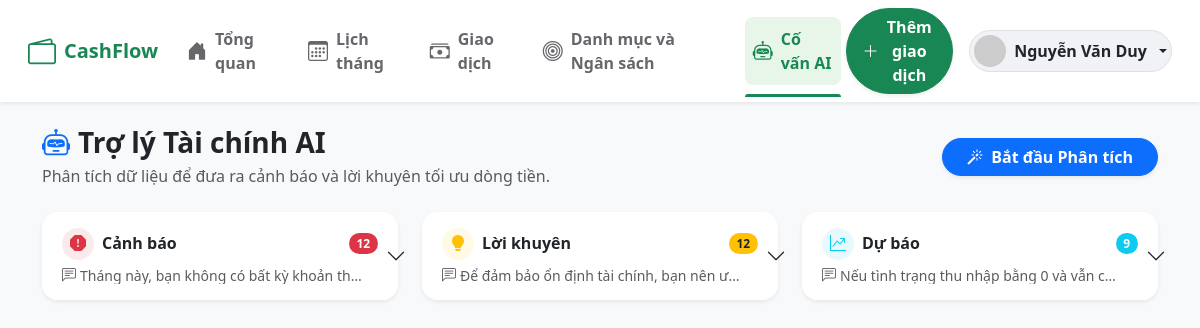
Page /GUI/pages/ai/advisor.php (signed in) on the committed database.
### tables this page shows
CREATE TABLE `ai_insights` (
  `id` int(11) NOT NULL,
  `user_id` int(11) NOT NULL,
  `type` enum('anomaly','forecast','advice') NOT NULL,
  `content` text NOT NULL,
  `is_read` tinyint(1) DEFAULT 0,
  `created_at` datetime DEFAULT current_timestamp()
);

### autoload.php (called while the page is built, shortened)
<?php
spl_autoload_register(function ($class_name) {
    $directories = [
        'config/',
        'DTO/',
        'DAL/',
        'BUS/',
        'GUI/controllers/',
        'helpers/',
        'middleware/'
    ];
    foreach ($directories as $directory) {
        $file = __DIR__ . '/' . $directory . $class_name . '.php';
        if (file_exists($file)) {
            return;
        }
    }
});
?>

### config/database.php (called while the page is built, shortened)
<?php
require_once __DIR__ . '/../vendor/autoload.php';
$dotenv = Dotenv\Dotenv::createImmutable(__DIR__ . '/../');
class Database {
    private static $instance = null;
    private $charset = 'utf8mb4';
    private function __construct() {
        $this->host = $_ENV['DB_HOST'];
        $this->db   = $_ENV['DB_NAME'];
        $this->user = $_ENV['DB_USER'];
        $this->pass = $_ENV['DB_PASS'];
        $dsn = "mysql:host=$this->host;dbname=$this->db;charset=$this->charset";
        $options = [
            PDO::ATTR_ERRMODE            => PDO::ERRMODE_EXCEPTION,
            PDO::ATTR_DEFAULT_FETCH_MODE => PDO::FETCH_ASSOC,
            PDO::ATTR_EMULATE_PREPARES   => false,
        ];
        try {
            $this->conn = new PDO($dsn, $this->user, $this->pass, $options);
        } catch (\PDOException $e) {
            throw new \PDOException($e->getMessage(), (int)$e->getCode());
        }
    }
    public static function getInstance() {
        if (self::$instance == null) {
            self::$instance = new Database();
        }
        return self::$instance->conn;
    }
}
?>

### BUS/AiAdvisorBUS.php (called while the page is built, shortened)
<?php
require_once __DIR__ . '/../DAL/AiInsightDAL.php';
class AiAdvisorBUS
{
    private AiInsightDal $aiDal;
    public function __construct()
    {
        $this->aiDal = new AiInsightDAL();
    }
    public function getUserInsights(int $user_id): array
    {
        return $this->aiDal->getInsightsByUser($user_id, 100);
    }
}

### DAL/AiInsightDAL.php (called while the page is built, shortened)
<?php
require_once __DIR__ . '/../config/database.php';
class AiInsightDAL
{
    private PDO $db;
    public function __construct() {
        $this->db = Database::getInstance();
    }
    public function getInsightsByUser(int $user_id, int $limit = 10): array {
        $sql = "SELECT id, type, content, is_read, created_at
                FROM ai_insights
                WHERE user_id = :user_id
                ORDER BY created_at DESC
                LIMIT :limit_count";
        $stmt = $this->db->prepare($sql);
        $stmt->bindValue(':user_id',     $user_id, PDO::PARAM_INT);
        $stmt->bindValue(':limit_count', $limit,   PDO::PARAM_INT);
        $stmt->execute();
        return $stmt->fetchAll(PDO::FETCH_ASSOC);
    }
}

### GUI/pages/ai/advisor.php (the view, shortened to what this page needs)
<?php
require_once __DIR__ . '/../../../autoload.php';
$aiBus = new AiAdvisorBUS();
$insights = $aiBus->getUserInsights($_SESSION['user_id']);
$anomalies = [];
$advices = [];
$forecasts = [];
foreach ($insights as $insight) {
    if ($insight['type'] === 'anomaly') {
        $anomalies[] = $insight;
    } elseif ($insight['type'] === 'advice') {
        $advices[] = $insight;
    } elseif ($insight['type'] === 'forecast') {
        $forecasts[] = $insight;
    }
}
?>
<!DOCTYPE html>
<html lang="vi">
<head>
    <link href="https://cdn.jsdelivr.net/npm/bootstrap@5.3.0/dist/css/bootstrap.min.css" rel="stylesheet">
    <link rel="stylesheet" href="https://cdn.jsdelivr.net/npm/bootstrap-icons@1.11.1/font/bootstrap-icons.css">
    <link rel="stylesheet" href="../../assets/css/style.css">
</head>
<body class="bg-light">
    <?php require_once __DIR__ . '/../../components/header.php'; ?>
    <main class="container py-4 mb-5">
        <div class="row mb-4 align-items-center g-3">
            <div class="col-12 col-md-8">
                <h3 class="fw-bold text-dark mb-1"><i class="bi bi-robot me-2 text-primary"></i>Trợ lý Tài chính AI</h3>
                <p class="text-muted mb-0">Phân tích dữ liệu để đưa ra cảnh báo và lời khuyên tối ưu dòng tiền.</p>
            </div>
            <div class="col-12 col-md-4 text-md-end">
                <form action="../../controllers/AiController.php" method="POST">
                    <button type="submit" class="btn btn-primary rounded-pill px-4 fw-bold shadow-sm">
                        <i class="bi bi-magic me-1"></i> Bắt đầu Phân tích
                    </button>
                </form>
            </div>
        </div>
        <?php if (empty($insights)): ?>
            <div class="card border-0 shadow-sm rounded-4 text-center py-5 bg-white">
                <i class="bi bi-cpu text-muted mb-3" style="font-size: 4rem; opacity: 0.3;"></i>
                <h5 class="fw-bold text-dark">Chưa có dữ liệu phân tích nào</h5>
                <p class="text-muted mb-0">Hãy bấm nút "Bắt đầu Phân tích" để AI quét dữ liệu của bạn.</p>
            </div>
        <?php else: ?>
            <div class="row g-4">
                <div class="col-12 col-lg-4">
                    <?php if (empty($anomalies)): ?>
                        <div class="d-flex align-items-center mb-3">
                            <div class="bg-danger bg-opacity-10 text-danger rounded-circle p-2 me-2 d-flex align-items-center justify-content-center" style="width: 36px; height: 36px;"><i class="bi bi-exclamation-octagon-fill"></i></div>
                            <h5 class="fw-bold text-dark mb-0">Cảnh báo</h5>
                        </div>
                        <p class="text-muted small fst-italic">Không có khoản chi tiêu bất thường nào!</p>
                    <?php else: ?>
                        <div class="accordion shadow-sm rounded-4 border-0" id="accAnomaly">
                            <div class="accordion-item border-0 rounded-4">
                                <h2 class="accordion-header">
                                    <button class="accordion-button collapsed rounded-4 bg-white" type="button" data-bs-toggle="collapse" data-bs-target="#colAnomaly">
                                        <div class="d-flex flex-column w-100 me-2">
                                            <div class="d-flex align-items-center">
                                                <div class="bg-danger bg-opacity-10 text-danger rounded-circle p-1 me-2 d-flex align-items-center justify-content-center" style="width: 32px; height: 32px;"><i class="bi bi-exclamation-octagon-fill"></i></div>
                                                <h6 class="fw-bold text-dark mb-0">Cảnh báo</h6>
                                                <span class="badge bg-danger ms-auto rounded-pill"><?= count($anomalies) ?></span>
                                            </div>
                                            <div class="mt-2 text-muted small text-truncate" style="max-width: 95%;">
                                                <i class="bi bi-chat-left-text me-1"></i><?= htmlspecialchars(mb_substr($anomalies[0]['content'], 0, 60, 'UTF-8')) ?>...
                                            </div>
                                        </div>
                                    </button>
                                </h2>
                            </div>
                        </div>
                    <?php endif; ?>
                </div>
                <div class="col-12 col-lg-4">
                    <?php if (empty($advices)): ?>
                        <div class="d-flex align-items-center mb-3">
                            <div class="bg-warning bg-opacity-10 text-warning rounded-circle p-2 me-2 d-flex align-items-center justify-content-center" style="width: 36px; height: 36px;"><i class="bi bi-lightbulb-fill"></i></div>
                            <h5 class="fw-bold text-dark mb-0">Lời khuyên</h5>
                        </div>
                        <p class="text-muted small fst-italic">Chưa có lời khuyên nào được đưa ra.</p>
                    <?php else: ?>
                        <div class="accordion shadow-sm rounded-4 border-0" id="accAdvice">
                            <div class="accordion-item border-0 rounded-4">
                                <h2 class="accordion-header">
                                    <button class="accordion-button collapsed rounded-4 bg-white" type="button" data-bs-toggle="collapse" data-bs-target="#colAdvice">
                                        <div class="d-flex flex-column w-100 me-2">
                                            <div class="d-flex align-items-center">
                                                <div class="bg-warning bg-opacity-10 text-warning rounded-circle p-1 me-2 d-flex align-items-center justify-content-center" style="width: 32px; height: 32px;"><i class="bi bi-lightbulb-fill"></i></div>
                                                <h6 class="fw-bold text-dark mb-0">Lời khuyên</h6>
                                                <span class="badge bg-warning text-dark ms-auto rounded-pill"><?= count($advices) ?></span>
                                            </div>
                                            <div class="mt-2 text-muted small text-truncate" style="max-width: 95%;">
                                                <i class="bi bi-chat-left-text me-1"></i><?= htmlspecialchars(mb_substr($advices[0]['content'], 0, 60, 'UTF-8')) ?>...
                                            </div>
                                        </div>
                                    </button>
                                </h2>
                            </div>
                        </div>
                    <?php endif; ?>
                </div>
                <div class="col-12 col-lg-4">
                    <?php if (empty($forecasts)): ?>
                        <div class="d-flex align-items-center mb-3">
                            <div class="bg-info bg-opacity-10 text-info rounded-circle p-2 me-2 d-flex align-items-center justify-content-center" style="width: 36px; height: 36px;"><i class="bi bi-graph-up-arrow"></i></div>
                            <h5 class="fw-bold text-dark mb-0">Dự báo</h5>
                        </div>
                        <p class="text-muted small fst-italic">Cần thêm dữ liệu giao dịch để dự báo.</p>
                    <?php else: ?>
                        <div class="accordion shadow-sm rounded-4 border-0" id="accForecast">
                            <div class="accordion-item border-0 rounded-4">
                                <h2 class="accordion-header">
                                    <button class="accordion-button collapsed rounded-4 bg-white" type="button" data-bs-toggle="collapse" data-bs-target="#colForecast">
                                        <div class="d-flex flex-column w-100 me-2">
                                            <div class="d-flex align-items-center">
                                                <div class="bg-info bg-opacity-10 text-info rounded-circle p-1 me-2 d-flex align-items-center justify-content-center" style="width: 32px; height: 32px;"><i class="bi bi-graph-up-arrow"></i></div>
                                                <h6 class="fw-bold text-dark mb-0">Dự báo</h6>
                                                <span class="badge bg-info ms-auto rounded-pill"><?= count($forecasts) ?></span>
                                            </div>
                                            <div class="mt-2 text-muted small text-truncate" style="max-width: 95%;">
                                                <i class="bi bi-chat-left-text me-1"></i><?= htmlspecialchars(mb_substr($forecasts[0]['content'], 0, 60, 'UTF-8')) ?>...
                                            </div>
                                        </div>
                                    </button>
                                </h2>
                            </div>
                        </div>
                    <?php endif; ?>
                </div>
            </div>
        <?php endif; ?>
    </main>
</body>
</html>

### GUI/components/header.php (shortened to what this page needs)
<?php
$menuItems = [
    ['url' => '../analytics/dashboard.php', 'icon' => 'bi-house-door-fill', 'title' => 'Tổng quan', 'keyword' => 'dashboard'],
    ['url' => '../calendar/index.php', 'icon' => 'bi-calendar3', 'title' => 'Lịch tháng', 'keyword' => 'calendar'],
    ['url' => '../transactions/index.php', 'icon' => 'bi-cash-stack', 'title' => 'Giao dịch', 'keyword' => 'transactions'],
    ['url' => '../budgets/index.php', 'icon' => 'bi-bullseye', 'title' => 'Danh mục và Ngân sách', 'keyword' => 'budgets'],
    ['url' => '../ai/advisor.php', 'icon' => 'bi-robot', 'title' => 'Cố vấn AI', 'keyword' => 'ai'],
];
$currentUri = $_SERVER['REQUEST_URI'];
?>
<nav class="navbar navbar-expand-md sticky-top py-2 px-3 bg-white shadow-sm">
    <div class="container-fluid align-items-center">
        <a class="navbar-brand text-success fw-bold d-flex align-items-center gap-2" href="../analytics/dashboard.php">
            <i class="bi bi-wallet2 fs-3"></i><span>CashFlow</span>
        </a>
        <ul class="navbar-nav mx-auto desktop-nav d-none d-md-flex flex-row gap-2">
            <?php foreach ($menuItems as $item): ?>
                <li class="nav-item">
                    <a class="nav-link <?= strpos($currentUri, $item['keyword']) !== false ? 'active' : '' ?>" href="<?= $item['url'] ?>" title="<?= $item['title'] ?>">
                        <i class="bi <?= $item['icon'] ?> fs-5"></i> <span class="d-none d-lg-inline"><?= $item['title'] ?></span>
                    </a>
                </li>
            <?php endforeach; ?>
        </ul>
        <div class="d-flex align-items-center gap-3">
            <a href="javascript:void(0)" onclick="openGlobalAddModal()" class="btn btn-success rounded-pill px-3 shadow-sm d-none d-md-flex align-items-center fw-bold">
                <i class="bi bi-plus-lg"></i> <span class="d-none d-lg-inline ms-1">Thêm giao dịch</span>
            </a>
            <div class="dropdown">
                <a href="#" class="d-flex align-items-center text-dark text-decoration-none dropdown-toggle p-1 rounded-pill border" id="dropdownUser" data-bs-toggle="dropdown" aria-expanded="false" style="background-color: #f0f2f5;">
                    <img src="https://ui-avatars.com/api/?name=<?= isset($_SESSION['user_name']) ? urlencode($_SESSION['user_name']) : 'User' ?>&background=198754&color=fff" alt="Avatar" width="32" height="32" class="rounded-circle me-2">
                    <span class="fw-semibold me-2 d-none d-sm-inline"><?= isset($_SESSION['user_name']) ? htmlspecialchars($_SESSION['user_name']) : 'Khách' ?></span>
                </a>
            </div>
        </div>
    </div>
</nav>

### GUI/assets/css/style.css (style rules this page uses)
body { font-family: 'Segoe UI', Tahoma, Geneva, Verdana, sans-serif; background-color: #f0f2f5; padding-bottom: 70px; }
.navbar { background-color: #ffffff; box-shadow: 0 1px 4px rgba(0, 0, 0, 0.1); }
.desktop-nav .nav-link { color: #65676b; font-weight: 600; padding: 10px 15px; margin: 0 5px; border-radius: 8px; transition: background-color 0.2s ease; display: flex; align-items: center; gap: 8px; }
.desktop-nav .nav-link.active { color: #198754; background-color: #e8f5e9; position: relative; }
.desktop-nav .nav-link.active::after { content: ''; position: absolute; bottom: -12px; left: 0; width: 100%; height: 3px; background-color: #198754; border-radius: 3px 3px 0 0; }
@media (min-width: 769px) { body { padding-bottom: 0; } }

### rows in the picture
ai_insights: content "Tháng này, bạn không có bất kỳ khoản th…"
ai_insights: content "Để đảm bảo ổn định tài chính, bạn nên ư…"
ai_insights: content "Nếu tình trạng thu nhập bằng 0 và vẫn c…"

### other values in the picture
$item['title'] "Tổng quan"
$item['title'] "Lịch tháng"
$item['title'] "Giao dịch"
$item['title'] "Danh mục và Ngân sách"
$item['title'] "Cố vấn AI"
$_SESSION['user_name'] "Nguyễn Văn Duy"
count($anomalies) "12"
count($advices) "12"
count($forecasts) "9"
